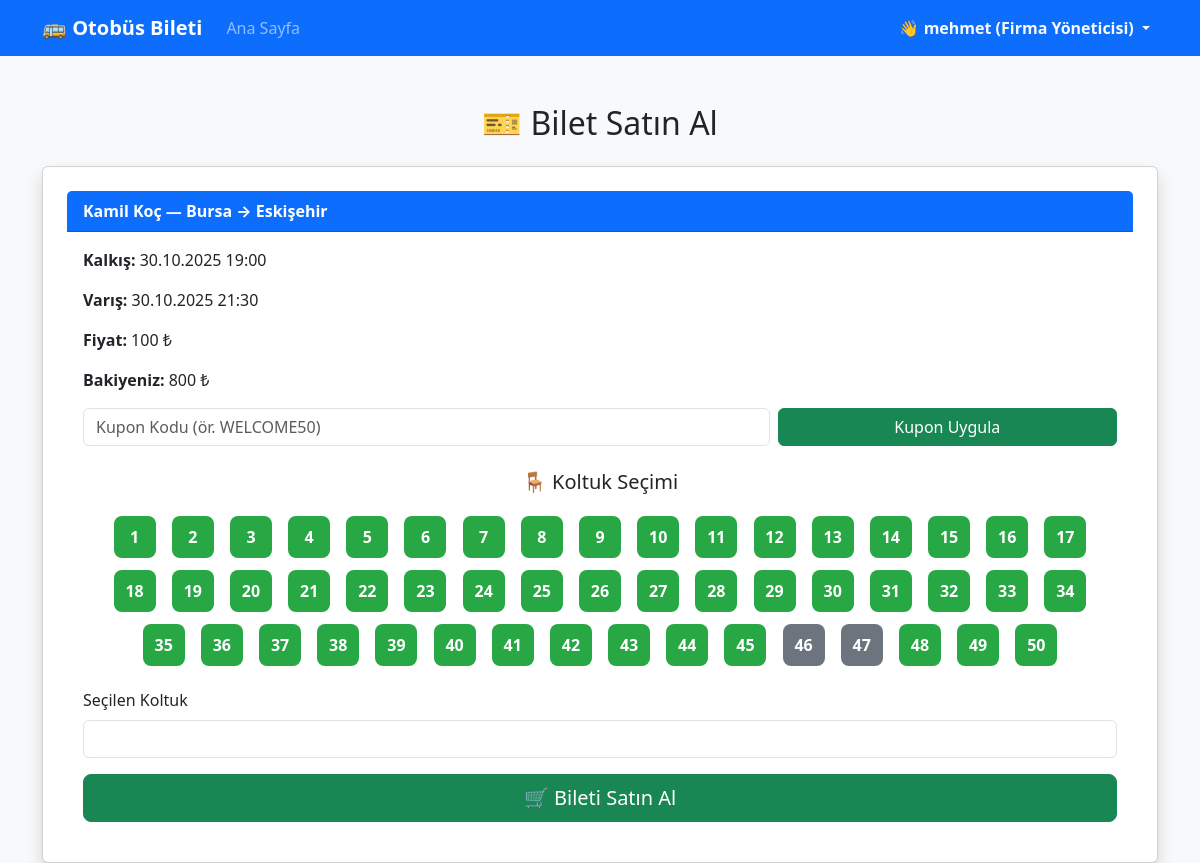
/user/buy_ticket.php?id=T68fbb23ada415 (signed in), run on the app's committed database.
### tables this page shows
CREATE TABLE trips (
            id TEXT PRIMARY KEY,
            company_id TEXT NOT NULL,
            destination_city TEXT NOT NULL,
            arrival_time DATETIME NOT NULL,
            departure_time DATETIME NOT NULL,
            departure_city TEXT NOT NULL,
            price INTEGER NOT NULL,
            capacity INTEGER NOT NULL,
            created_date DATETIME DEFAULT CURRENT_TIMESTAMP,
            FOREIGN KEY (company_id) REFERENCES bus_companies(id)
        );

CREATE TABLE bus_companies (
            id TEXT PRIMARY KEY,
            name TEXT UNIQUE NOT NULL,
            logo_path TEXT,
            created_at DATETIME DEFAULT CURRENT_TIMESTAMP
        );

CREATE TABLE users (
            id TEXT PRIMARY KEY,
            full_name TEXT NOT NULL,
            email TEXT UNIQUE NOT NULL,
            role TEXT NOT NULL CHECK(role IN ('admin', 'company_admin', 'user')),
            password TEXT NOT NULL,
            company_id TEXT,
            balance INTEGER DEFAULT 800,
            created_at DATETIME DEFAULT CURRENT_TIMESTAMP,
            FOREIGN KEY (company_id) REFERENCES bus_companies(id)
        );

### config/database.php (called while the page is built, shortened)
<?php
class Database {
    private $pdo;
    public function __construct() {
        try {
            $dbPath = __DIR__ . '/../db_storage/bus_ticket.db';
            $this->pdo = new PDO('sqlite:' . $dbPath);
            $this->pdo->setAttribute(PDO::ATTR_ERRMODE, PDO::ERRMODE_EXCEPTION);
            $this->pdo->exec('PRAGMA foreign_keys = ON;');
        } catch (PDOException $e) {
            error_log("Veritabanı bağlantı hatası: " . $e->getMessage());
            die("Sistemde bir hata oluştu. Lütfen daha sonra tekrar deneyin.");
        }
    }
    public function getUserById($id) {
        $stmt = $this->pdo->prepare("SELECT * FROM users WHERE id = ?");
        $stmt->execute([$id]);
        return $stmt->fetch(PDO::FETCH_ASSOC);
    }
    public function getTripById($id) {
        $stmt = $this->pdo->prepare("
            SELECT t.*, bc.name as company_name
            FROM trips t
            JOIN bus_companies bc ON t.company_id = bc.id
            WHERE t.id = ?
        ");
        $stmt->execute([$id]);
        return $stmt->fetch(PDO::FETCH_ASSOC);
    }
    public function getBookedSeats($tripId) {
        $stmt = $this->pdo->prepare("
            SELECT bs.seat_number
            FROM booked_seats bs
            JOIN tickets t ON bs.ticket_id = t.id
            WHERE t.trip_id = ? AND t.status = 'active'
        ");
        $stmt->execute([$tripId]);
        return $stmt->fetchAll(PDO::FETCH_COLUMN);
    }
}
?>

### includes/functions.php (called while the page is built, shortened)
<?php
function sanitizeInput($input) {
    return htmlspecialchars(trim($input), ENT_QUOTES, 'UTF-8');
}
function formatPrice($price) {
    return number_format($price, 0, ',', '.') . ' ₺';
}
function formatDateTime($datetime) {
    return date('d.m.Y H:i', strtotime($datetime));
}
function generateSeatMap($capacity, $bookedSeats) {
    $seats = [];
    for ($i = 1; $i <= $capacity; $i++) {
        $seats[$i] = !in_array($i, $bookedSeats);
    }
    return $seats;
}
?>

### user/buy_ticket.php (the view, shortened to what this page needs)
<?php
require_once '../config/database.php';
require_once '../includes/functions.php';
$db = new Database();
$tripId = sanitizeInput($_GET['id']);
$trip = $db->getTripById($tripId);
$user = $db->getUserById($_SESSION['user']['id']);
$userBalance = isset($user['balance']) ? $user['balance'] : 0;
$bookedSeats = $db->getBookedSeats($tripId);
$availableSeats = generateSeatMap($trip['capacity'], $bookedSeats);
?>
<!DOCTYPE html>
<html lang="tr">
<head>
    <link href="https://cdn.jsdelivr.net/npm/bootstrap@5.3.2/dist/css/bootstrap.min.css" rel="stylesheet">
</head>
<body>
<?php include '../includes/navbar.php'; ?>
<div class="container mt-5 fade-in">
    <h2 class="text-center mb-4">🎫 Bilet Satın Al</h2>
    <?php if (isset($_GET['success']) && isset($_GET['ticket_id'])): ?>
        <div class="alert alert-success text-center fade-in shadow">
            <h4>✅ Bilet başarıyla satın alındı!</h4>
            <p class="mt-2">Sefer: <b><?= htmlspecialchars($trip['departure_city']); ?> → <?= htmlspecialchars($trip['destination_city']); ?></b></p>
            <div class="mt-3 d-flex justify-content-center gap-2">
                <a href="ticket_pdf.php?id=<?= htmlspecialchars($_GET['ticket_id']); ?>" class="btn btn-success">📄 PDF indir</a>
                <a href="my_tickets.php" class="btn btn-secondary">🎟️ Biletlerimi Gör</a>
                <a href="../index.php" class="btn btn-primary">🏠 Ana Sayfaya Dön</a>
            </div>
        </div>
    <?php else: ?>
        <div class="card shadow p-4">
            <div class="card-header bg-primary text-white fw-bold">
                <?= htmlspecialchars($trip['company_name']); ?> — <?= htmlspecialchars($trip['departure_city']); ?> → <?= htmlspecialchars($trip['destination_city']); ?>
            </div>
            <div class="card-body">
                <p><strong>Kalkış:</strong> <?= formatDateTime($trip['departure_time']); ?></p>
                <p><strong>Varış:</strong> <?= formatDateTime($trip['arrival_time']); ?></p>
                <p><strong>Fiyat:</strong> <?= formatPrice($trip['price']); ?></p>
                <p><strong>Bakiyeniz:</strong> <?= formatPrice($userBalance); ?></p>
                <form method="POST" class="row g-2 mb-4">
                    <div class="col-md-8">
                        <input type="text" name="coupon_code" class="form-control" placeholder="Kupon Kodu (ör. WELCOME50)">
                    </div>
                    <div class="col-md-4">
                        <button type="submit" name="apply_coupon" class="btn btn-success w-100">Kupon Uygula</button>
                    </div>
                </form>
                <h5 class="mb-3 text-center">🪑 Koltuk Seçimi</h5>
                <div class="mb-3 text-center">
                    <?php foreach ($availableSeats as $num => $isFree): ?>
                        <div class="seat <?= $isFree ? 'available':'booked'; ?>" data-seat="<?= $num; ?>"><?= $num; ?></div>
                    <?php endforeach; ?>
                </div>
                <form method="POST">
                    <div class="mb-3">
                        <label for="seat_number" class="form-label">Seçilen Koltuk</label>
                        <input type="number" id="seat_number" name="seat_number" class="form-control text-center" readonly required>
                    </div>
                    <button type="submit" class="btn btn-lg btn-success w-100">🛒 Bileti Satın Al</button>
                </form>
            </div>
        </div>
    <?php endif; ?>
</div>
</body>
</html>

### user/buy_ticket.php (style rules this page uses)
body { background-color:#f8f9fa; }
.seat { width:42px; height:42px; margin:6px; border-radius:8px; display:inline-flex; align-items:center; justify-content:center; cursor:pointer; font-weight:600; transition:0.2s; }
.available { background:#28a745; color:#fff; }
.booked { background:#6c757d; color:#fff; cursor:not-allowed; }
.fade-in { animation: fadeIn 0.6s ease-in-out; }

### data on the page
trips: company.name "Kamil Koç", departure_city "Bursa", destination_city "Eskişehir", departure_time "30.10.2025 19:00", arrival_time "30.10.2025 21:30", price "100 ₺"
users: balance "800 ₺"

### other printed values
$_SESSION['user']['full_name'] "mehmet"
getRoleName($_SESSION['user']['role']) "Firma Yöneticisi"
$num "1"
$num "2"
$num "3"
$num "4"
$num "5"
$num "6"
$num "7"
$num "8"
$num "9"
$num "10"
$num "11"
$num "12"
$num "13"
